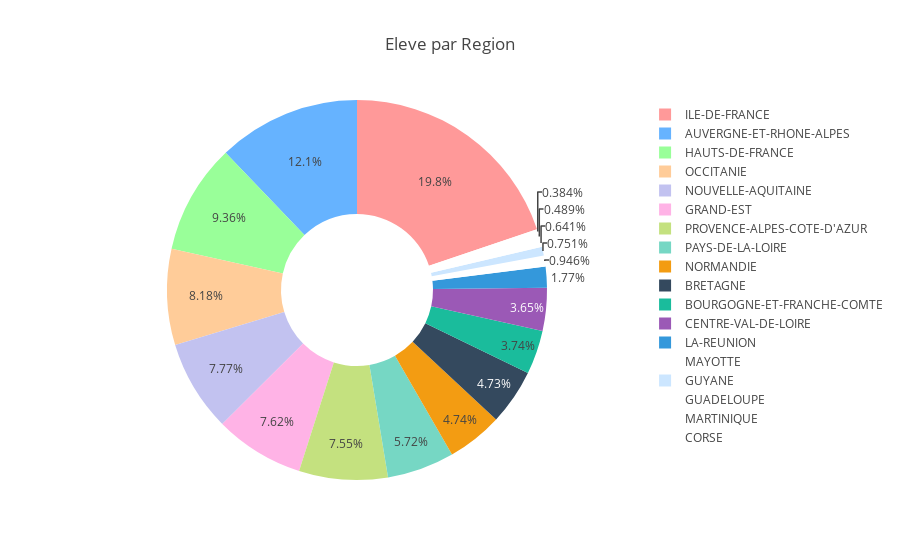

The notebook cell this image was saved under:
### Code cell
custom_colors = ['#ff9999', '#66b3ff', '#99ff99', '#ffcc99', '#c2c2f0', '#ffb3e6', '#c4e17f', '#76d7c4', '#f39c12', '#34495e', '#1abc9c', '#9b59b6', '#3498db']
fig = px.pie(data_region22, values='nombre_total_eleves', names='region_academique', hole=0.4, title='Eleve par Region', color_discrete_sequence = custom_colors)

fig.show()

### Figure 1 — Plotly figure (JSON) as saved in the notebook; plotly's stock layout.template omitted (floating-point values rounded to 4 significant figures)
{"data": [{"domain": {"x": [0, 1], "y": [0, 1]}, "hole": 0.4, "hovertemplate": "region_academique=%{label}<br>nombre_total_eleves=%{value}<extra></extra>", "labels": ["AUVERGNE-ET-RHONE-ALPES", "BOURGOGNE-ET-FRANCHE-COMTE", "BRETAGNE", "CENTRE-VAL-DE-LOIRE", "CORSE", "GRAND-EST", "GUADELOUPE", "GUYANE", "HAUTS-DE-FRANCE", "ILE-DE-FRANCE", "LA-REUNION", "MARTINIQUE", "MAYOTTE", "NORMANDIE", "NOUVELLE-AQUITAINE", "OCCITANIE", "PAYS-DE-LA-LOIRE", "PROVENCE-ALPES-COTE-D'AZUR"], "legendgroup": "", "name": "", "showlegend": true, "type": "pie", "values": [780266, 240172, 303937, 234664, 24693, 489284, 41153, 48218, 601114, 1273032, 113652, 31423, 60775, 304361, 498905, 525178, 367350, 484614]}], "layout": {"legend": {"tracegroupgap": 0}, "piecolorway": ["#ff9999", "#66b3ff", "#99ff99", "#ffcc99", "#c2c2f0", "#ffb3e6", "#c4e17f", "#76d7c4", "#f39c12", "#34495e", "#1abc9c", "#9b59b6", "#3498db"], "title": {"text": "Eleve par Region"}}}
